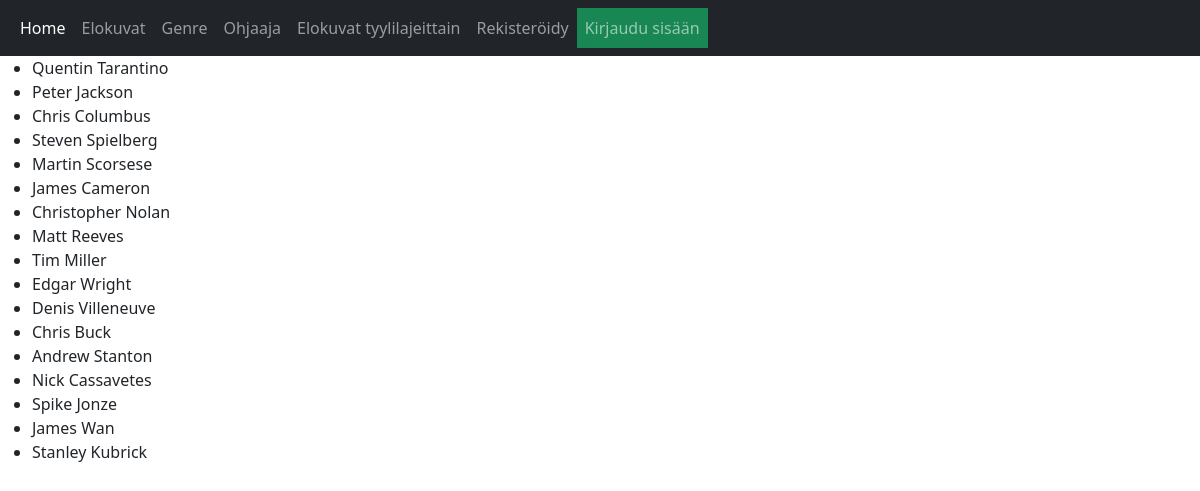
The page /public/ohjaaja.php on the database its author committed.
### tables this page shows
create Table ohjaaja (
    ohjaaja_ID INT NOT null AUTO_INCREMENT PRIMARY KEY,
    ohjaaja_nimi VARCHAR(100) NOT NULL
);

### public/ohjaaja.php (the view)
<?php
include('../src/templates/head.php');
require ('../db.php');
$sql = "SELECT ohjaaja_nimi FROM ohjaaja";
$ohjaaja = $pdo->query($sql);
 if ($ohjaaja->rowCount() > 0){
    echo"<ul>";
    while ($row = $ohjaaja->fetch()){
        echo"<li>" . $row["ohjaaja_nimi"]. " " . "</li>";
    }
    echo"</ul>";
}
include('../src/templates/foot.php');

### public/style.css (style rules this page uses)
body { display: grid; grid-template-columns: 1fr 1fr 1fr; }

### rows shown on the page
ohjaaja: ohjaaja_nimi "Quentin Tarantino"
ohjaaja: ohjaaja_nimi "Peter Jackson"
ohjaaja: ohjaaja_nimi "Chris Columbus"
ohjaaja: ohjaaja_nimi "Steven Spielberg"
ohjaaja: ohjaaja_nimi "Martin Scorsese"
ohjaaja: ohjaaja_nimi "James Cameron"
ohjaaja: ohjaaja_nimi "Christopher Nolan"
ohjaaja: ohjaaja_nimi "Matt Reeves"
ohjaaja: ohjaaja_nimi "Tim Miller"
ohjaaja: ohjaaja_nimi "Edgar Wright"
ohjaaja: ohjaaja_nimi "Denis Villeneuve"
ohjaaja: ohjaaja_nimi "Chris Buck"
ohjaaja: ohjaaja_nimi "Andrew Stanton"
ohjaaja: ohjaaja_nimi "Nick Cassavetes"
ohjaaja: ohjaaja_nimi "Spike Jonze"
ohjaaja: ohjaaja_nimi "James Wan"
ohjaaja: ohjaaja_nimi "Stanley Kubrick"
